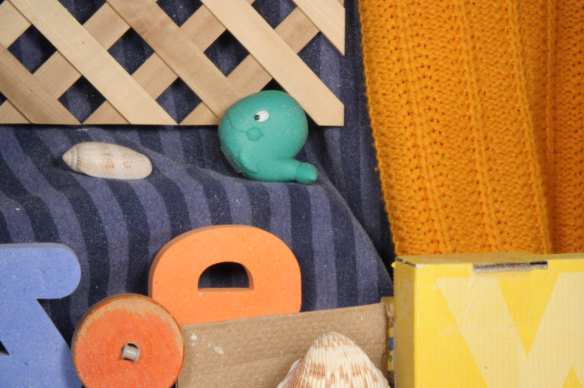
#> input picture images/rubberwhale1.png, 584 x 388 px, found by its file name
$ jupyter execute filter1.ipynb
#> lines starting #> are read from the running program, lines starting #| are printed output that depends on the picture
[cell 1]
import cv2 as cv
import numpy as np
from matplotlib import pyplot as plt

[cell 2]
img = cv.imread("/Users/miguelcamargorojas/Documents/UP/PDI-Ago-dic24/images/rubberwhale1.png", 0)
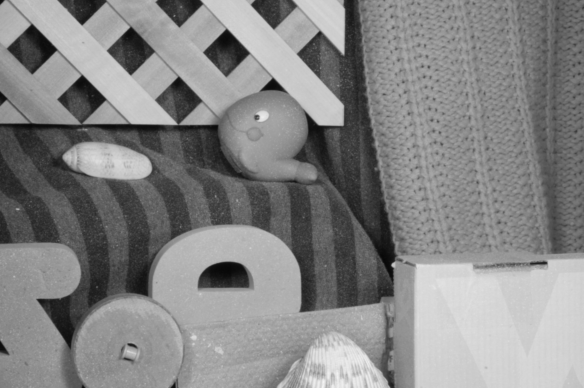
#> img: shape (388, 584); min 7, max 243, mean 132.7

[cell 3]
img.shape
#> Out = (388, 584)

[cell 4]
img.size
#> Out = 226592

[cell 5]
w = np.ones((3, 3), dtype=np.uint8)

[cell 6]
w = w * 1/9

[cell 7]
w.sum()

[cell 8]
img_filtered = cv.filter2D(img, -1, w)

[cell 9]
plt.imshow(np.hstack((img, img_filtered)), "gray")
plt.show()
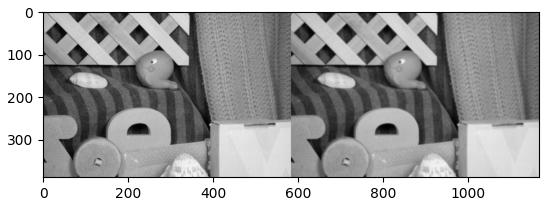
#> figure drawn by matplotlib, 1 panel

[cell 10]
def gen_kernel(n):
    return np.ones((n, n), dtype=np.uint8) * 1/n**2

[cell 11]
gen_kernel(21).sum()

[cell 12]
img_filtered = cv.filter2D(img, -1, gen_kernel(5))
plt.imshow(np.hstack((img, img_filtered)), "gray")
plt.show()

$ run again, with images/aloeGT.png copied over images/rubberwhale1.png
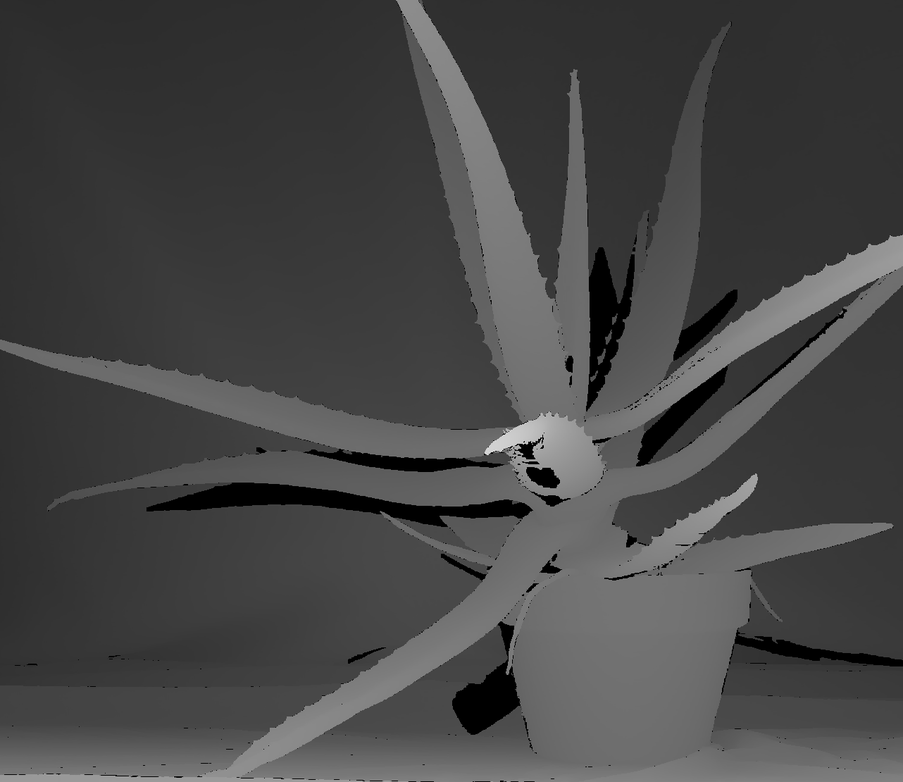
#> input picture images/aloeGT.png, 903 x 782 px, shrunk from 1282 x 1110 before the run, found by its file name
#> img is the input picture: shape (782, 903); min 0, max 233, mean 69.8
#> `plt.show()`:
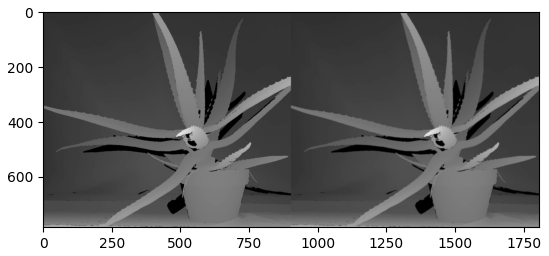
#> figure drawn by matplotlib, 1 panel

$ run again, with images/basketball1.png copied over images/rubberwhale1.png
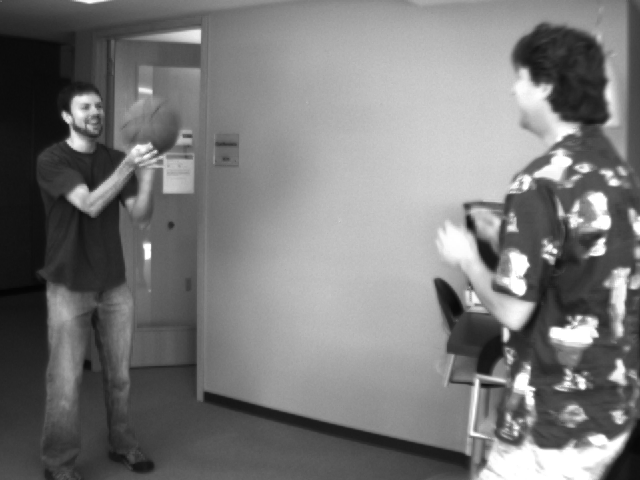
#> input picture images/basketball1.png, 640 x 480 px, found by its file name
#> img is the input picture: shape (480, 640); min 4, max 255, mean 120.3
#> `plt.show()`:
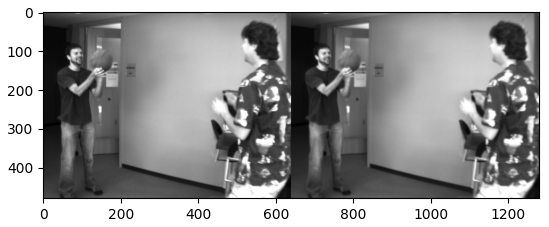
#> figure drawn by matplotlib, 1 panel
